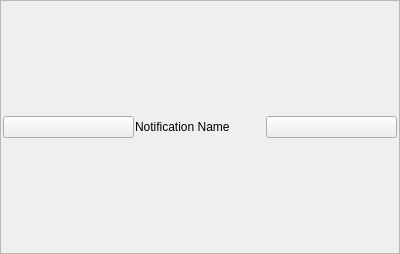
<?xml version="1.0" encoding="UTF-8"?>
<ui version="4.0">
 <class>Frame</class>
 <widget class="QFrame" name="Frame">
  <property name="geometry">
   <rect>
    <x>0</x>
    <y>0</y>
    <width>400</width>
    <height>254</height>
   </rect>
  </property>
  <property name="windowTitle">
   <string>Frame</string>
  </property>
  <property name="frameShape">
   <enum>QFrame::StyledPanel</enum>
  </property>
  <property name="frameShadow">
   <enum>QFrame::Raised</enum>
  </property>
  <layout class="QHBoxLayout" name="horizontalLayout">
   <property name="spacing">
    <number>1</number>
   </property>
   <property name="sizeConstraint">
    <enum>QLayout::SetMinimumSize</enum>
   </property>
   <property name="margin">
    <number>2</number>
   </property>
   <item>
    <widget class="QPushButton" name="show_button">
     <property name="toolTip">
      <string>Show the notification</string>
     </property>
     <property name="text">
      <string/>
     </property>
     <property name="icon">
      <iconset resource="../../../../usr/local/lib/python2.7/dist-packages/qtutils/icons/icons.qrc">
       <normaloff>:/qtutils/fugue/toggle-expand.png</normaloff>:/qtutils/fugue/toggle-expand.png</iconset>
     </property>
    </widget>
   </item>
   <item>
    <widget class="QLabel" name="name">
     <property name="text">
      <string>Notification Name</string>
     </property>
    </widget>
   </item>
   <item>
    <widget class="QPushButton" name="close_button">
     <property name="toolTip">
      <string>Close the notification</string>
     </property>
     <property name="text">
      <string/>
     </property>
     <property name="icon">
      <iconset resource="../../../../usr/local/lib/python2.7/dist-packages/qtutils/icons/icons.qrc">
       <normaloff>:/qtutils/fugue/cross.png</normaloff>:/qtutils/fugue/cross.png</iconset>
     </property>
    </widget>
   </item>
  </layout>
 </widget>
 <resources>
  <include location="../../../../usr/local/lib/python2.7/dist-packages/qtutils/icons/icons.qrc"/>
 </resources>
 <connections/>
</ui>
